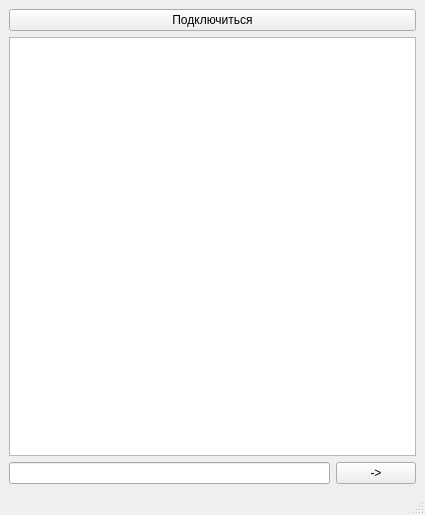
<?xml version="1.0" encoding="UTF-8"?>
<ui version="4.0">
 <class>MainWindow</class>
 <widget class="QMainWindow" name="MainWindow">
  <property name="geometry">
   <rect>
    <x>0</x>
    <y>0</y>
    <width>425</width>
    <height>515</height>
   </rect>
  </property>
  <property name="windowTitle">
   <string>Клиент</string>
  </property>
  <widget class="QWidget" name="centralwidget">
   <layout class="QGridLayout" name="gridLayout">
    <item row="0" column="0" colspan="2">
     <widget class="QPushButton" name="pushButton">
      <property name="text">
       <string>Подключиться</string>
      </property>
     </widget>
    </item>
    <item row="1" column="0" colspan="2">
     <widget class="QTextBrowser" name="textBrowser"/>
    </item>
    <item row="2" column="0">
     <widget class="QLineEdit" name="lineEdit"/>
    </item>
    <item row="2" column="1">
     <widget class="QPushButton" name="pushButton_2">
      <property name="text">
       <string>-&gt;</string>
      </property>
     </widget>
    </item>
   </layout>
  </widget>
  <widget class="QMenuBar" name="menubar">
   <property name="geometry">
    <rect>
     <x>0</x>
     <y>0</y>
     <width>425</width>
     <height>21</height>
    </rect>
   </property>
  </widget>
  <widget class="QStatusBar" name="statusbar"/>
 </widget>
 <resources/>
 <connections/>
</ui>
